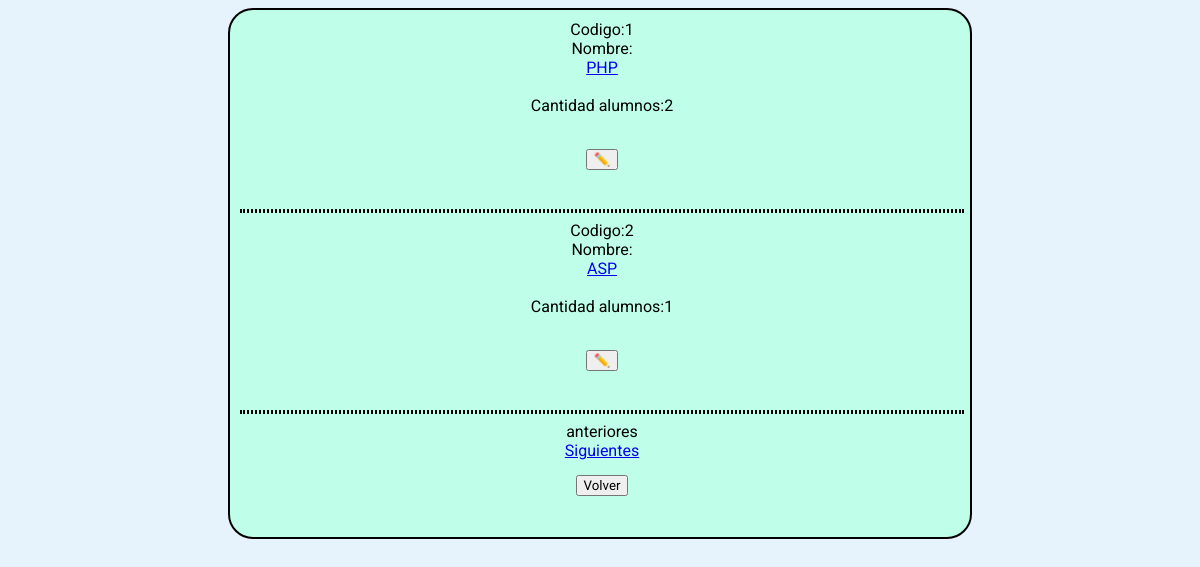
The app's page /php-old/PHP/Exercise01PHP/registroCursos.php, older data.
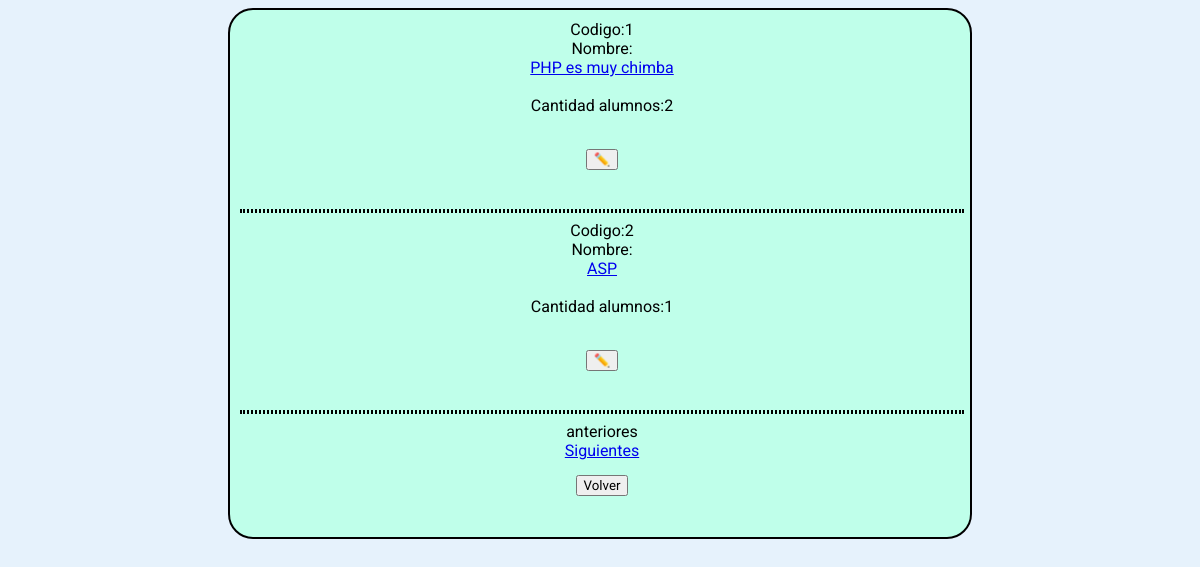
The same page, newer data.
### tables this page shows
CREATE TABLE `cursos` (
  `codigoCurso` int(10) UNSIGNED NOT NULL,
  `nombreCurso` varchar(50) NOT NULL
);

### php-old/PHP/Exercise01PHP/registroCursos.php (the view, shortened to what this page needs)
<html>
<head>
  <link rel="stylesheet" href="../css/style00.css">
</head>
<body>
  <section class="tablas">
    <?php
      if (isset($_REQUEST['pos'])){
        $inicio = $_REQUEST['pos'];
      }
      else{
        $inicio = 0;
      }
      $page = 2
    ?>
  <?php
  $conexion = mysqli_connect("localhost", "root", "", "php01taller") or
  die("Problemas con la conexión");
  $registros = mysqli_query($conexion, "select cur.codigoCurso, cur.nombreCurso, count(alu.codigoAlum) as cantidad,alu.nombre,alu.codCurso from cursos as cur
  inner join alumnos as alu on cur.codigoCurso=alu.codCurso group by alu.codCurso limit $inicio, $page") or
    die("Problemas en el select:" . mysqli_error($conexion));
  $impresos = 0;
  while ($reg = mysqli_fetch_array($registros) ) {
    $impresos++;
    echo "Codigo:" . $reg['codigoCurso'] . "<br>";
    echo "Nombre:". "<a href=cantidadAlumnos.php?codigocur=$reg[codigoCurso]>$reg[nombreCurso]</a><br>";
    echo "Cantidad alumnos:" . $reg['cantidad'] . "<br>";
    echo "<br>";
    echo "<form action='updateCurso.php' method='get'>
    <input type='hidden' name='oldCode' value='$reg[codigoCurso]'>
    <input type='submit' value='✏️'>
    </form>";
    echo "<hr>";
  }
  if ($inicio == 0)
    echo "anteriores ";
  else {
    $anterior = $inicio - $page;
    echo "<a href=\"registroCursos.php?pos=$anterior\">Anteriores </a>";
  }
  if ($impresos == $page) {
    $proximo = $inicio + $page;
    echo "<a href=\"registroCursos.php?pos=$proximo\">Siguientes</a>";
  } else
    echo "siguientes";
  ?>
  <form action="../menu.php" method="post">
    <input type="submit" value="Volver">
  </form>
  </section>
</body>
</html>

Row changes from the older to the newer data that the page shows:
changed cursos id 1: nombreCurso "PHP" → "PHP es muy chimba"
